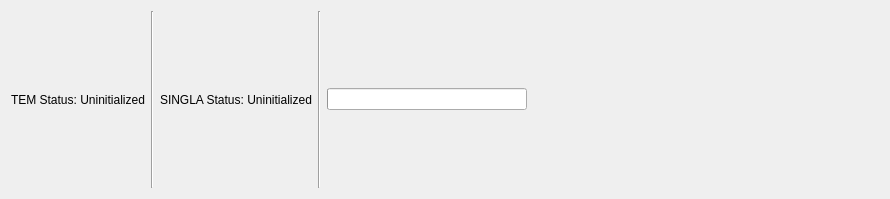
<?xml version="1.0" encoding="UTF-8"?>
<ui version="4.0">
 <class>status_bar</class>
 <widget class="QWidget" name="status_bar">
  <property name="geometry">
   <rect>
    <x>0</x>
    <y>0</y>
    <width>890</width>
    <height>199</height>
   </rect>
  </property>
  <property name="windowTitle">
   <string>Form</string>
  </property>
  <layout class="QHBoxLayout" name="horizontalLayout">
   <item>
    <widget class="QLabel" name="sb_label_tem">
     <property name="text">
      <string>TEM Status: Uninitialized</string>
     </property>
    </widget>
   </item>
   <item>
    <widget class="Line" name="line_2">
     <property name="orientation">
      <enum>Qt::Vertical</enum>
     </property>
    </widget>
   </item>
   <item>
    <widget class="QLabel" name="sb_label_singla">
     <property name="text">
      <string>SINGLA Status: Uninitialized</string>
     </property>
    </widget>
   </item>
   <item>
    <widget class="Line" name="line">
     <property name="orientation">
      <enum>Qt::Vertical</enum>
     </property>
    </widget>
   </item>
   <item>
    <widget class="QProgressBar" name="sb_progress_bar">
     <property name="enabled">
      <bool>true</bool>
     </property>
     <property name="sizePolicy">
      <sizepolicy hsizetype="Fixed" vsizetype="Fixed">
       <horstretch>0</horstretch>
       <verstretch>0</verstretch>
      </sizepolicy>
     </property>
     <property name="minimumSize">
      <size>
       <width>200</width>
       <height>0</height>
      </size>
     </property>
     <property name="layoutDirection">
      <enum>Qt::LeftToRight</enum>
     </property>
     <property name="value">
      <number>0</number>
     </property>
     <property name="textVisible">
      <bool>false</bool>
     </property>
     <property name="format">
      <string/>
     </property>
    </widget>
   </item>
   <item>
    <spacer name="horizontalSpacer">
     <property name="orientation">
      <enum>Qt::Horizontal</enum>
     </property>
     <property name="sizeHint" stdset="0">
      <size>
       <width>40</width>
       <height>20</height>
      </size>
     </property>
    </spacer>
   </item>
  </layout>
 </widget>
 <resources/>
 <connections/>
</ui>
